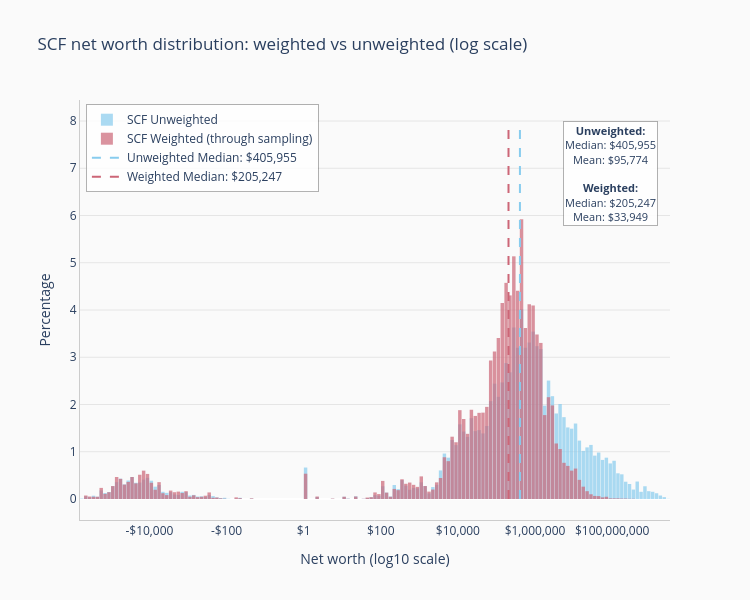

The notebook cell this image was saved under:
### Code cell
weights_col = scf_data["wgt"].values
weights_normalized = weights_col / weights_col.sum()
scf_data_weighted = scf_data.sample(
    n=len(scf_data),
    replace=True,
    weights=weights_normalized,
).reset_index(drop=True)


# Create a combined plot comparing weighted and unweighted SCF distributions
def safe_log10(x):
    """Apply log10 to absolute values, preserving sign."""
    sign = np.sign(x)
    log_x = np.log10(np.maximum(np.abs(x), 1e-10))
    return sign * log_x


# Apply safe log transformation to both datasets
scf_log = safe_log10(scf_data["networth"])
scf_weighted_log = safe_log10(scf_data_weighted["networth"])

colors = PLOT_CONFIG["color_palette"]

# Create the figure
fig = go.Figure()

# Add unweighted SCF histogram
fig.add_trace(
    go.Histogram(
        x=scf_log,
        nbinsx=200,
        opacity=0.7,
        name="SCF Unweighted",
        marker_color=colors[0],
        histnorm="percent",
    )
)

# Add weighted SCF histogram
fig.add_trace(
    go.Histogram(
        x=scf_weighted_log,
        nbinsx=200,
        opacity=0.7,
        name="SCF Weighted (through sampling)",
        marker_color=colors[1],
        histnorm="percent",
    )
)

# Calculate statistics for both distributions
unweighted_median = np.median(scf_log)
weighted_median = np.median(scf_weighted_log)
unweighted_mean = np.mean(scf_log)
weighted_mean = np.mean(scf_weighted_log)

# Add median lines
fig.add_trace(
    go.Scatter(
        x=[unweighted_median, unweighted_median],
        y=[0, 8],
        mode="lines",
        line=dict(color=colors[0], width=2, dash="dash"),
        name=f"Unweighted Median: ${10**unweighted_median:,.0f}",
    )
)

fig.add_trace(
    go.Scatter(
        x=[weighted_median, weighted_median],
        y=[0, 8],
        mode="lines",
        line=dict(color=colors[1], width=2, dash="dash"),
        name=f"Weighted Median: ${10**weighted_median:,.0f}",
    )
)

# Update layout
fig.update_layout(
    title="SCF net worth distribution: weighted vs unweighted (log scale)",
    width=PLOT_CONFIG["width"],
    height=PLOT_CONFIG["height"],
    barmode="overlay",
    bargap=0.1,
    paper_bgcolor=PLOT_CONFIG["paper_bgcolor"],
    plot_bgcolor=PLOT_CONFIG["plot_bgcolor"],
    legend=dict(
        x=0.01,
        y=0.99,
        bgcolor="rgba(255,255,255,0.8)",
        bordercolor="rgba(0,0,0,0.3)",
        borderwidth=1,
        orientation="v",
        xanchor="left",
        yanchor="top",
    ),
)

# Custom tick formatting for x-axis
tick_values = [-6, -4, -2, 0, 2, 4, 6, 8, 10]
tick_labels = []
for x in tick_values:
    if x >= 0:
        tick_labels.append(f"${10**x:,.0f}")
    else:
        tick_labels.append(f"-${10 ** abs(x):,.0f}")

fig.update_xaxes(
    tickvals=tick_values,
    ticktext=tick_labels,
    title_text="Net worth (log10 scale)",
    showgrid=PLOT_CONFIG["showgrid_x"],
    showline=PLOT_CONFIG["showline"],
    linecolor=PLOT_CONFIG["linecolor"],
)
fig.update_yaxes(
    title_text="Percentage",
    showgrid=PLOT_CONFIG["showgrid_y"],
    gridcolor=PLOT_CONFIG["gridcolor"],
    gridwidth=PLOT_CONFIG["gridwidth"],
    showline=PLOT_CONFIG["showline"],
    linecolor=PLOT_CONFIG["linecolor"],
)

# Add annotations with statistics
fig.add_annotation(
    x=0.98,
    y=0.95,
    xref="paper",
    yref="paper",
    text=(
        f"<b>Unweighted:</b><br>"
        f"Median: ${10**unweighted_median:,.0f}<br>"
        f"Mean: ${10**unweighted_mean:,.0f}<br><br>"
        f"<b>Weighted:</b><br>"
        f"Median: ${10**weighted_median:,.0f}<br>"
        f"Mean: ${10**weighted_mean:,.0f}"
    ),
    showarrow=False,
    bgcolor="rgba(255,255,255,0.9)",
    bordercolor="rgba(0,0,0,0.3)",
    borderwidth=1,
    font=dict(size=11),
    xanchor="right",
    yanchor="top",
)

fig.show()

### Figure 1 — Plotly figure (JSON) as saved in the notebook; plotly's stock layout.template omitted (floating-point values rounded to 4 significant figures; data arrays with more than 128 entries replaced by an {"elided": "..."} marker saying what was removed)
{"data": [{"histnorm": "percent", "marker": {"color": "#88CCEE"}, "name": "SCF Unweighted", "nbinsx": 200, "opacity": 0.7, "type": "histogram", "x": {"elided": "22975 float values"}}, {"histnorm": "percent", "marker": {"color": "#CC6677"}, "name": "SCF Weighted (through sampling)", "nbinsx": 200, "opacity": 0.7, "type": "histogram", "x": {"elided": "22975 float values"}}, {"line": {"color": "#88CCEE", "dash": "dash", "width": 2}, "mode": "lines", "name": "Unweighted Median: $405,955", "type": "scatter", "x": [5.608, 5.608], "y": [0, 8]}, {"line": {"color": "#CC6677", "dash": "dash", "width": 2}, "mode": "lines", "name": "Weighted Median: $205,247", "type": "scatter", "x": [5.312, 5.312], "y": [0, 8]}], "layout": {"annotations": [{"bgcolor": "rgba(255,255,255,0.9)", "bordercolor": "rgba(0,0,0,0.3)", "borderwidth": 1, "font": {"size": 11}, "showarrow": false, "text": "<b>Unweighted:</b><br>Median: $405,955<br>Mean: $95,774<br><br><b>Weighted:</b><br>Median: $205,247<br>Mean: $33,949", "x": 0.98, "xanchor": "right", "xref": "paper", "y": 0.95, "yanchor": "top", "yref": "paper"}], "bargap": 0.1, "barmode": "overlay", "height": 600, "legend": {"bgcolor": "rgba(255,255,255,0.8)", "bordercolor": "rgba(0,0,0,0.3)", "borderwidth": 1, "orientation": "v", "x": 0.01, "xanchor": "left", "y": 0.99, "yanchor": "top"}, "paper_bgcolor": "#FAFAFA", "plot_bgcolor": "#FAFAFA", "title": {"text": "SCF net worth distribution: weighted vs unweighted (log scale)"}, "width": 750, "xaxis": {"linecolor": "#CCCCCC", "showgrid": false, "showline": true, "ticktext": ["-$1,000,000", "-$10,000", "-$100", "$1", "$100", "$10,000", "$1,000,000", "$100,000,000", "$10,000,000,000"], "tickvals": [-6, -4, -2, 0, 2, 4, 6, 8, 10], "title": {"text": "Net worth (log10 scale)"}}, "yaxis": {"gridcolor": "#E5E5E5", "gridwidth": 1, "linecolor": "#CCCCCC", "showgrid": true, "showline": true, "title": {"text": "Percentage"}}}}
